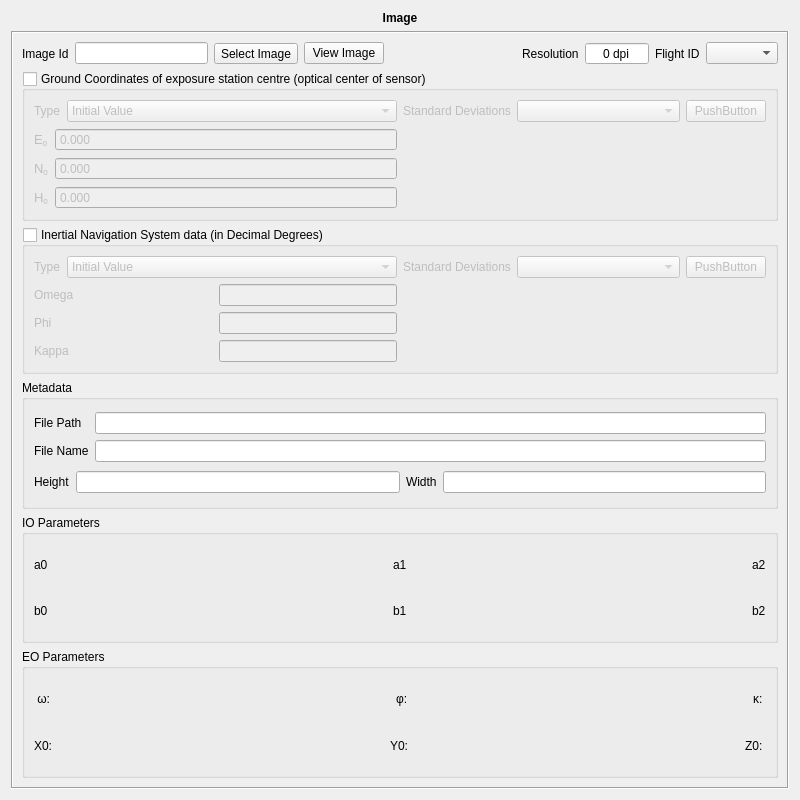
<?xml version="1.0" encoding="UTF-8"?>
<ui version="4.0">
 <class>ImageView</class>
 <widget class="QWidget" name="ImageView">
  <property name="geometry">
   <rect>
    <x>0</x>
    <y>0</y>
    <width>800</width>
    <height>800</height>
   </rect>
  </property>
  <property name="windowTitle">
   <string>Form</string>
  </property>
  <layout class="QVBoxLayout" name="verticalLayout_16">
   <item>
    <widget class="QLabel" name="label_8">
     <property name="sizePolicy">
      <sizepolicy hsizetype="Preferred" vsizetype="Fixed">
       <horstretch>0</horstretch>
       <verstretch>0</verstretch>
      </sizepolicy>
     </property>
     <property name="font">
      <font>
       <weight>75</weight>
       <bold>true</bold>
      </font>
     </property>
     <property name="locale">
      <locale language="English" country="UnitedStates"/>
     </property>
     <property name="text">
      <string>Image</string>
     </property>
     <property name="alignment">
      <set>Qt::AlignCenter</set>
     </property>
    </widget>
   </item>
   <item>
    <widget class="QFrame" name="frame">
     <property name="frameShape">
      <enum>QFrame::Box</enum>
     </property>
     <property name="frameShadow">
      <enum>QFrame::Sunken</enum>
     </property>
     <layout class="QVBoxLayout" name="verticalLayout_15">
      <item>
       <layout class="QHBoxLayout" name="horizontalLayout_10">
        <item>
         <widget class="QLabel" name="label">
          <property name="text">
           <string>Image Id</string>
          </property>
         </widget>
        </item>
        <item>
         <widget class="QLineEdit" name="imageIDLine"/>
        </item>
        <item>
         <widget class="QToolButton" name="fileImageButton">
          <property name="text">
           <string>Select Image</string>
          </property>
         </widget>
        </item>
        <item>
         <widget class="QPushButton" name="viewButton">
          <property name="text">
           <string>View Image</string>
          </property>
         </widget>
        </item>
        <item>
         <spacer name="horizontalSpacer">
          <property name="orientation">
           <enum>Qt::Horizontal</enum>
          </property>
          <property name="sizeHint" stdset="0">
           <size>
            <width>40</width>
            <height>20</height>
           </size>
          </property>
         </spacer>
        </item>
        <item>
         <widget class="QLabel" name="label_7">
          <property name="text">
           <string>Resolution</string>
          </property>
         </widget>
        </item>
        <item>
         <widget class="QSpinBox" name="resolutionSpin">
          <property name="autoFillBackground">
           <bool>false</bool>
          </property>
          <property name="alignment">
           <set>Qt::AlignCenter</set>
          </property>
          <property name="buttonSymbols">
           <enum>QAbstractSpinBox::NoButtons</enum>
          </property>
          <property name="specialValueText">
           <string/>
          </property>
          <property name="accelerated">
           <bool>true</bool>
          </property>
          <property name="suffix">
           <string> dpi</string>
          </property>
          <property name="minimum">
           <number>0</number>
          </property>
          <property name="maximum">
           <number>10000</number>
          </property>
          <property name="value">
           <number>0</number>
          </property>
         </widget>
        </item>
        <item>
         <widget class="QLabel" name="label_6">
          <property name="text">
           <string>Flight ID</string>
          </property>
         </widget>
        </item>
        <item>
         <widget class="QComboBox" name="flightIdComboBox"/>
        </item>
       </layout>
      </item>
      <item>
       <widget class="QGroupBox" name="gnssGroup">
        <property name="minimumSize">
         <size>
          <width>0</width>
          <height>100</height>
         </size>
        </property>
        <property name="title">
         <string>Ground Coordinates of exposure station centre (optical center of sensor)</string>
        </property>
        <property name="checkable">
         <bool>true</bool>
        </property>
        <property name="checked">
         <bool>false</bool>
        </property>
        <layout class="QHBoxLayout" name="horizontalLayout_6" stretch="1,1">
         <item>
          <layout class="QVBoxLayout" name="verticalLayout_8">
           <item>
            <layout class="QHBoxLayout" name="horizontalLayout_11" stretch="0,1">
             <item>
              <widget class="QLabel" name="label_11">
               <property name="text">
                <string>Type</string>
               </property>
              </widget>
             </item>
             <item>
              <widget class="QComboBox" name="gnssTypeComboBox">
               <item>
                <property name="text">
                 <string>Initial Value</string>
                </property>
               </item>
               <item>
                <property name="text">
                 <string>Fixed Value</string>
                </property>
               </item>
               <item>
                <property name="text">
                 <string>Not Considered</string>
                </property>
               </item>
              </widget>
             </item>
            </layout>
           </item>
           <item>
            <layout class="QHBoxLayout" name="horizontalLayout_5" stretch="0,1">
             <item>
              <layout class="QVBoxLayout" name="verticalLayout_6">
               <item>
                <widget class="QLabel" name="label_17">
                 <property name="text">
                  <string>&lt;!DOCTYPE HTML PUBLIC &quot;-//W3C//DTD HTML 4.0//EN&quot; &quot;http://www.w3.org/TR/REC-html40/strict.dtd&quot;&gt;
&lt;html&gt;&lt;head&gt;&lt;meta name=&quot;qrichtext&quot; content=&quot;1&quot; /&gt;&lt;style type=&quot;text/css&quot;&gt;
p, li { white-space: pre-wrap; }
&lt;/style&gt;&lt;/head&gt;&lt;body style=&quot; font-family:'Sans'; font-size:10pt; font-weight:400; font-style:normal;&quot;&gt;
&lt;table style=&quot;-qt-table-type: root; margin-top:4px; margin-bottom:4px; margin-left:4px; margin-right:4px;&quot;&gt;
&lt;tr&gt;
&lt;td style=&quot;border: none;&quot;&gt;
&lt;p style=&quot; margin-top:0px; margin-bottom:0px; margin-left:0px; margin-right:0px; -qt-block-indent:0; text-indent:0px;&quot;&gt;E&lt;span style=&quot; vertical-align:sub;&quot;&gt;0&lt;/span&gt;&lt;/p&gt;&lt;/td&gt;&lt;/tr&gt;&lt;/table&gt;&lt;/body&gt;&lt;/html&gt;</string>
                 </property>
                </widget>
               </item>
               <item>
                <widget class="QLabel" name="label_18">
                 <property name="text">
                  <string>&lt;!DOCTYPE HTML PUBLIC &quot;-//W3C//DTD HTML 4.0//EN&quot; &quot;http://www.w3.org/TR/REC-html40/strict.dtd&quot;&gt;
&lt;html&gt;&lt;head&gt;&lt;meta name=&quot;qrichtext&quot; content=&quot;1&quot; /&gt;&lt;style type=&quot;text/css&quot;&gt;
p, li { white-space: pre-wrap; }
&lt;/style&gt;&lt;/head&gt;&lt;body style=&quot; font-family:'Sans'; font-size:10pt; font-weight:400; font-style:normal;&quot;&gt;
&lt;table style=&quot;-qt-table-type: root; margin-top:4px; margin-bottom:4px; margin-left:4px; margin-right:4px;&quot;&gt;
&lt;tr&gt;
&lt;td style=&quot;border: none;&quot;&gt;
&lt;p style=&quot; margin-top:0px; margin-bottom:0px; margin-left:0px; margin-right:0px; -qt-block-indent:0; text-indent:0px;&quot;&gt;N&lt;span style=&quot; vertical-align:sub;&quot;&gt;0&lt;/span&gt;&lt;/p&gt;&lt;/td&gt;&lt;/tr&gt;&lt;/table&gt;&lt;/body&gt;&lt;/html&gt;</string>
                 </property>
                </widget>
               </item>
               <item>
                <widget class="QLabel" name="label_19">
                 <property name="text">
                  <string>&lt;!DOCTYPE HTML PUBLIC &quot;-//W3C//DTD HTML 4.0//EN&quot; &quot;http://www.w3.org/TR/REC-html40/strict.dtd&quot;&gt;
&lt;html&gt;&lt;head&gt;&lt;meta name=&quot;qrichtext&quot; content=&quot;1&quot; /&gt;&lt;style type=&quot;text/css&quot;&gt;
p, li { white-space: pre-wrap; }
&lt;/style&gt;&lt;/head&gt;&lt;body style=&quot; font-family:'Sans'; font-size:10pt; font-weight:400; font-style:normal;&quot;&gt;
&lt;table style=&quot;-qt-table-type: root; margin-top:4px; margin-bottom:4px; margin-left:4px; margin-right:4px;&quot;&gt;
&lt;tr&gt;
&lt;td style=&quot;border: none;&quot;&gt;
&lt;p style=&quot; margin-top:0px; margin-bottom:0px; margin-left:0px; margin-right:0px; -qt-block-indent:0; text-indent:0px;&quot;&gt;H&lt;span style=&quot; vertical-align:sub;&quot;&gt;0&lt;/span&gt;&lt;/p&gt;&lt;/td&gt;&lt;/tr&gt;&lt;/table&gt;&lt;/body&gt;&lt;/html&gt;</string>
                 </property>
                </widget>
               </item>
              </layout>
             </item>
             <item>
              <layout class="QVBoxLayout" name="verticalLayout_7">
               <item>
                <widget class="br::uerj::eng::efoto::EfotoDoubleSpinBox" name="eDoubleSpinBox_2">
                 <property name="buttonSymbols">
                  <enum>QAbstractSpinBox::NoButtons</enum>
                 </property>
                 <property name="accelerated">
                  <bool>true</bool>
                 </property>
                 <property name="decimals">
                  <number>3</number>
                 </property>
                 <property name="minimum">
                  <double>0.000000000000000</double>
                 </property>
                 <property name="maximum">
                  <double>999999.000000000000000</double>
                 </property>
                 <property name="value">
                  <double>0.000000000000000</double>
                 </property>
                </widget>
               </item>
               <item>
                <widget class="br::uerj::eng::efoto::EfotoDoubleSpinBox" name="nDoubleSpinBox_2">
                 <property name="buttonSymbols">
                  <enum>QAbstractSpinBox::NoButtons</enum>
                 </property>
                 <property name="accelerated">
                  <bool>true</bool>
                 </property>
                 <property name="decimals">
                  <number>3</number>
                 </property>
                 <property name="minimum">
                  <double>0.000000000000000</double>
                 </property>
                 <property name="maximum">
                  <double>9999999.000000000000000</double>
                 </property>
                </widget>
               </item>
               <item>
                <widget class="br::uerj::eng::efoto::EfotoDoubleSpinBox" name="hDoubleSpinBox_2">
                 <property name="buttonSymbols">
                  <enum>QAbstractSpinBox::NoButtons</enum>
                 </property>
                 <property name="accelerated">
                  <bool>true</bool>
                 </property>
                 <property name="decimals">
                  <number>3</number>
                 </property>
                 <property name="minimum">
                  <double>-999.000000000000000</double>
                 </property>
                 <property name="maximum">
                  <double>9999.000000000000000</double>
                 </property>
                </widget>
               </item>
              </layout>
             </item>
            </layout>
           </item>
          </layout>
         </item>
         <item>
          <layout class="QVBoxLayout" name="verticalLayout_9">
           <item>
            <layout class="QHBoxLayout" name="horizontalLayout_8" stretch="0,1,0">
             <item>
              <widget class="QLabel" name="label_9">
               <property name="text">
                <string>Standard Deviations</string>
               </property>
              </widget>
             </item>
             <item>
              <widget class="br::uerj::eng::efoto::SigmaFormTypeSelector" name="gnssSigmaSelector"/>
             </item>
             <item>
              <widget class="br::uerj::eng::efoto::SigmaFormDialogButton" name="gnssSigmaDialogButton">
               <property name="text">
                <string>PushButton</string>
               </property>
              </widget>
             </item>
            </layout>
           </item>
           <item>
            <widget class="br::uerj::eng::efoto::SigmaFormContent" name="gnssSigmaContent">
             <property name="frameShape">
              <enum>QFrame::NoFrame</enum>
             </property>
             <property name="frameShadow">
              <enum>QFrame::Raised</enum>
             </property>
             <property name="lineWidth">
              <number>0</number>
             </property>
            </widget>
           </item>
          </layout>
         </item>
        </layout>
       </widget>
      </item>
      <item>
       <widget class="QGroupBox" name="insGroup">
        <property name="minimumSize">
         <size>
          <width>0</width>
          <height>100</height>
         </size>
        </property>
        <property name="title">
         <string>Inertial Navigation System data (in Decimal Degrees)</string>
        </property>
        <property name="checkable">
         <bool>true</bool>
        </property>
        <property name="checked">
         <bool>false</bool>
        </property>
        <layout class="QHBoxLayout" name="horizontalLayout_9" stretch="1,1">
         <item>
          <layout class="QVBoxLayout" name="verticalLayout_3">
           <item>
            <layout class="QHBoxLayout" name="horizontalLayout_12" stretch="0,1">
             <item>
              <widget class="QLabel" name="label_12">
               <property name="text">
                <string>Type</string>
               </property>
              </widget>
             </item>
             <item>
              <widget class="QComboBox" name="insTypeComboBox">
               <item>
                <property name="text">
                 <string>Initial Value</string>
                </property>
               </item>
               <item>
                <property name="text">
                 <string>Fixed Value</string>
                </property>
               </item>
               <item>
                <property name="text">
                 <string>Not Considered</string>
                </property>
               </item>
              </widget>
             </item>
            </layout>
           </item>
           <item>
            <layout class="QHBoxLayout" name="horizontalLayout" stretch="1,1">
             <item>
              <layout class="QVBoxLayout" name="verticalLayout_2">
               <item>
                <widget class="QLabel" name="label_20">
                 <property name="sizePolicy">
                  <sizepolicy hsizetype="Preferred" vsizetype="Preferred">
                   <horstretch>0</horstretch>
                   <verstretch>0</verstretch>
                  </sizepolicy>
                 </property>
                 <property name="text">
                  <string>Omega</string>
                 </property>
                </widget>
               </item>
               <item>
                <widget class="QLabel" name="label_21">
                 <property name="text">
                  <string>Phi</string>
                 </property>
                </widget>
               </item>
               <item>
                <widget class="QLabel" name="label_22">
                 <property name="text">
                  <string>Kappa</string>
                 </property>
                </widget>
               </item>
              </layout>
             </item>
             <item>
              <layout class="QVBoxLayout" name="verticalLayout_5">
               <item>
                <widget class="br::uerj::eng::efoto::DmsEdit" name="omegaDmsEdit"/>
               </item>
               <item>
                <widget class="br::uerj::eng::efoto::DmsEdit" name="phiDmsEdit"/>
               </item>
               <item>
                <widget class="br::uerj::eng::efoto::DmsEdit" name="kappaDmsEdit"/>
               </item>
              </layout>
             </item>
            </layout>
           </item>
          </layout>
         </item>
         <item>
          <layout class="QVBoxLayout" name="verticalLayout_4">
           <item>
            <layout class="QHBoxLayout" name="horizontalLayout_7" stretch="0,1,0">
             <item>
              <widget class="QLabel" name="label_10">
               <property name="text">
                <string>Standard Deviations</string>
               </property>
              </widget>
             </item>
             <item>
              <widget class="br::uerj::eng::efoto::SigmaFormTypeSelector" name="insSigmaSelector"/>
             </item>
             <item>
              <widget class="br::uerj::eng::efoto::SigmaFormDialogButton" name="insSigmaDialogButton">
               <property name="text">
                <string>PushButton</string>
               </property>
              </widget>
             </item>
            </layout>
           </item>
           <item>
            <widget class="br::uerj::eng::efoto::SigmaFormContent" name="insSigmaContent">
             <property name="frameShape">
              <enum>QFrame::NoFrame</enum>
             </property>
             <property name="frameShadow">
              <enum>QFrame::Raised</enum>
             </property>
             <property name="lineWidth">
              <number>0</number>
             </property>
            </widget>
           </item>
          </layout>
         </item>
        </layout>
       </widget>
      </item>
      <item>
       <widget class="QGroupBox" name="metadataGroup">
        <property name="title">
         <string>Metadata</string>
        </property>
        <layout class="QVBoxLayout" name="verticalLayout_14">
         <item>
          <layout class="QHBoxLayout" name="horizontalLayout_3" stretch="0,1">
           <item>
            <layout class="QVBoxLayout" name="verticalLayout_10">
             <item>
              <widget class="QLabel" name="label_5">
               <property name="text">
                <string>File Path</string>
               </property>
              </widget>
             </item>
             <item>
              <widget class="QLabel" name="label_4">
               <property name="text">
                <string>File Name</string>
               </property>
              </widget>
             </item>
            </layout>
           </item>
           <item>
            <layout class="QVBoxLayout" name="verticalLayout_11">
             <item>
              <widget class="QLineEdit" name="filePathLine">
               <property name="enabled">
                <bool>true</bool>
               </property>
               <property name="readOnly">
                <bool>true</bool>
               </property>
              </widget>
             </item>
             <item>
              <widget class="QLineEdit" name="fileNameLine">
               <property name="enabled">
                <bool>true</bool>
               </property>
               <property name="readOnly">
                <bool>true</bool>
               </property>
              </widget>
             </item>
            </layout>
           </item>
          </layout>
         </item>
         <item>
          <layout class="QHBoxLayout" name="horizontalLayout_2">
           <item>
            <widget class="QLabel" name="label_3">
             <property name="text">
              <string>Height</string>
             </property>
            </widget>
           </item>
           <item>
            <widget class="QLineEdit" name="heightLine">
             <property name="toolTip">
              <string extracomment="Height in pixels"/>
             </property>
             <property name="readOnly">
              <bool>true</bool>
             </property>
            </widget>
           </item>
           <item>
            <widget class="QLabel" name="label_2">
             <property name="text">
              <string>Width</string>
             </property>
            </widget>
           </item>
           <item>
            <widget class="QLineEdit" name="widthLine">
             <property name="toolTip">
              <string extracomment="Width in pixels"/>
             </property>
             <property name="inputMask">
              <string/>
             </property>
             <property name="readOnly">
              <bool>true</bool>
             </property>
            </widget>
           </item>
          </layout>
         </item>
        </layout>
       </widget>
      </item>
      <item>
       <widget class="QGroupBox" name="groupBox">
        <property name="enabled">
         <bool>true</bool>
        </property>
        <property name="title">
         <string>IO Parameters</string>
        </property>
        <layout class="QVBoxLayout" name="verticalLayout_12">
         <item>
          <layout class="QVBoxLayout" name="verticalLayout">
           <item>
            <layout class="QHBoxLayout" name="horizontalLayout_4">
             <item>
              <widget class="QLabel" name="a0Label">
               <property name="text">
                <string>a0</string>
               </property>
              </widget>
             </item>
             <item>
              <spacer name="horizontalSpacer_2">
               <property name="orientation">
                <enum>Qt::Horizontal</enum>
               </property>
               <property name="sizeHint" stdset="0">
                <size>
                 <width>40</width>
                 <height>20</height>
                </size>
               </property>
              </spacer>
             </item>
             <item>
              <widget class="QLabel" name="a1Label">
               <property name="text">
                <string>a1</string>
               </property>
              </widget>
             </item>
             <item>
              <spacer name="horizontalSpacer_3">
               <property name="orientation">
                <enum>Qt::Horizontal</enum>
               </property>
               <property name="sizeHint" stdset="0">
                <size>
                 <width>40</width>
                 <height>20</height>
                </size>
               </property>
              </spacer>
             </item>
             <item>
              <widget class="QLabel" name="a2Label">
               <property name="text">
                <string>a2</string>
               </property>
              </widget>
             </item>
            </layout>
           </item>
           <item>
            <layout class="QHBoxLayout" name="horizontalLayout_13">
             <item>
              <widget class="QLabel" name="b0Label">
               <property name="text">
                <string>b0</string>
               </property>
              </widget>
             </item>
             <item>
              <spacer name="horizontalSpacer_4">
               <property name="orientation">
                <enum>Qt::Horizontal</enum>
               </property>
               <property name="sizeHint" stdset="0">
                <size>
                 <width>40</width>
                 <height>20</height>
                </size>
               </property>
              </spacer>
             </item>
             <item>
              <widget class="QLabel" name="b1Label">
               <property name="text">
                <string>b1</string>
               </property>
              </widget>
             </item>
             <item>
              <spacer name="horizontalSpacer_5">
               <property name="orientation">
                <enum>Qt::Horizontal</enum>
               </property>
               <property name="sizeHint" stdset="0">
                <size>
                 <width>40</width>
                 <height>20</height>
                </size>
               </property>
              </spacer>
             </item>
             <item>
              <widget class="QLabel" name="b2Label">
               <property name="text">
                <string>b2</string>
               </property>
              </widget>
             </item>
            </layout>
           </item>
          </layout>
         </item>
        </layout>
       </widget>
      </item>
      <item>
       <widget class="QGroupBox" name="groupBox_2">
        <property name="title">
         <string>EO Parameters</string>
        </property>
        <layout class="QHBoxLayout" name="horizontalLayout_16">
         <item>
          <layout class="QVBoxLayout" name="verticalLayout_13">
           <item>
            <layout class="QHBoxLayout" name="horizontalLayout_15">
             <item>
              <widget class="QLabel" name="omegaLabel">
               <property name="text">
                <string> ω: </string>
               </property>
              </widget>
             </item>
             <item>
              <spacer name="horizontalSpacer_9">
               <property name="orientation">
                <enum>Qt::Horizontal</enum>
               </property>
               <property name="sizeHint" stdset="0">
                <size>
                 <width>40</width>
                 <height>20</height>
                </size>
               </property>
              </spacer>
             </item>
             <item>
              <widget class="QLabel" name="phiLabel">
               <property name="text">
                <string>φ: </string>
               </property>
              </widget>
             </item>
             <item>
              <spacer name="horizontalSpacer_10">
               <property name="orientation">
                <enum>Qt::Horizontal</enum>
               </property>
               <property name="sizeHint" stdset="0">
                <size>
                 <width>40</width>
                 <height>20</height>
                </size>
               </property>
              </spacer>
             </item>
             <item>
              <widget class="QLabel" name="kappaLabel">
               <property name="text">
                <string>κ: </string>
               </property>
              </widget>
             </item>
            </layout>
           </item>
           <item>
            <layout class="QHBoxLayout" name="horizontalLayout_14">
             <item>
              <widget class="QLabel" name="x0Label">
               <property name="text">
                <string>X0: </string>
               </property>
              </widget>
             </item>
             <item>
              <spacer name="horizontalSpacer_6">
               <property name="orientation">
                <enum>Qt::Horizontal</enum>
               </property>
               <property name="sizeHint" stdset="0">
                <size>
                 <width>40</width>
                 <height>20</height>
                </size>
               </property>
              </spacer>
             </item>
             <item>
              <widget class="QLabel" name="y0Label">
               <property name="text">
                <string>Y0: </string>
               </property>
              </widget>
             </item>
             <item>
              <spacer name="horizontalSpacer_7">
               <property name="orientation">
                <enum>Qt::Horizontal</enum>
               </property>
               <property name="sizeHint" stdset="0">
                <size>
                 <width>40</width>
                 <height>20</height>
                </size>
               </property>
              </spacer>
             </item>
             <item>
              <widget class="QLabel" name="z0Label">
               <property name="text">
                <string>Z0: </string>
               </property>
              </widget>
             </item>
            </layout>
           </item>
          </layout>
         </item>
        </layout>
       </widget>
      </item>
     </layout>
    </widget>
   </item>
  </layout>
 </widget>
 <customwidgets>
  <customwidget>
   <class>br::uerj::eng::efoto::EfotoDoubleSpinBox</class>
   <extends>QDoubleSpinBox</extends>
   <header>EfotoDoubleSpinBox.h</header>
  </customwidget>
  <customwidget>
   <class>br::uerj::eng::efoto::DmsEdit</class>
   <extends>QLineEdit</extends>
   <header>DmsEdit.h</header>
  </customwidget>
  <customwidget>
   <class>br::uerj::eng::efoto::SigmaFormTypeSelector</class>
   <extends>QComboBox</extends>
   <header>SigmaForm.h</header>
  </customwidget>
  <customwidget>
   <class>br::uerj::eng::efoto::SigmaFormContent</class>
   <extends>QFrame</extends>
   <header>SigmaForm.h</header>
   <container>1</container>
  </customwidget>
  <customwidget>
   <class>br::uerj::eng::efoto::SigmaFormDialogButton</class>
   <extends>QPushButton</extends>
   <header>SigmaForm.h</header>
  </customwidget>
 </customwidgets>
 <resources/>
 <connections/>
 <slots>
  <slot>loadImageFile()</slot>
 </slots>
</ui>
